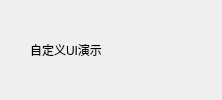
        <widget class="QWidget" name="wTitle" native="true">
         <property name="sizePolicy">
          <sizepolicy hsizetype="Preferred" vsizetype="Fixed">
           <horstretch>0</horstretch>
           <verstretch>0</verstretch>
          </sizepolicy>
         </property>
         <property name="minimumSize">
          <size>
           <width>100</width>
           <height>28</height>
          </size>
         </property>
         <layout class="QHBoxLayout" name="horizontalLayout_2">
          <property name="spacing">
           <number>0</number>
          </property>
          <property name="leftMargin">
           <number>0</number>
          </property>
          <property name="topMargin">
           <number>0</number>
          </property>
          <property name="rightMargin">
           <number>0</number>
          </property>
          <property name="bottomMargin">
           <number>0</number>
          </property>
          <item>
           <widget class="QLabel" name="lab_Ico">
            <property name="sizePolicy">
             <sizepolicy hsizetype="Minimum" vsizetype="Preferred">
              <horstretch>0</horstretch>
              <verstretch>0</verstretch>
             </sizepolicy>
            </property>
            <property name="minimumSize">
             <size>
              <width>30</width>
              <height>0</height>
             </size>
            </property>
            <property name="text">
             <string/>
            </property>
            <property name="alignment">
             <set>Qt::AlignCenter</set>
            </property>
           </widget>
          </item>
          <item>
           <widget class="QLabel" name="lab_Title">
            <property name="sizePolicy">
             <sizepolicy hsizetype="Expanding" vsizetype="Preferred">
              <horstretch>0</horstretch>
              <verstretch>0</verstretch>
             </sizepolicy>
            </property>
            <property name="text">
             <string>自定义UI演示</string>
            </property>
            <property name="alignment">
             <set>Qt::AlignLeading|Qt::AlignLeft|Qt::AlignVCenter</set>
            </property>
           </widget>
          </item>
          <item>
           <widget class="QWidget" name="widget_menu" native="true">
            <property name="sizePolicy">
             <sizepolicy hsizetype="Minimum" vsizetype="Preferred">
              <horstretch>0</horstretch>
              <verstretch>0</verstretch>
             </sizepolicy>
            </property>
            <layout class="QHBoxLayout" name="horizontalLayout_3">
             <property name="spacing">
              <number>0</number>
             </property>
             <property name="leftMargin">
              <number>0</number>
             </property>
             <property name="topMargin">
              <number>0</number>
             </property>
             <property name="rightMargin">
              <number>0</number>
             </property>
             <property name="bottomMargin">
              <number>0</number>
             </property>
             <item>
              <widget class="QPushButton" name="btnMenu_Min">
               <property name="sizePolicy">
                <sizepolicy hsizetype="Minimum" vsizetype="Minimum">
                 <horstretch>0</horstretch>
                 <verstretch>0</verstretch>
                </sizepolicy>
               </property>
               <property name="minimumSize">
                <size>
                 <width>40</width>
                 <height>30</height>
                </size>
               </property>
               <property name="maximumSize">
                <size>
                 <width>40</width>
                 <height>30</height>
                </size>
               </property>
               <property name="cursor">
                <cursorShape>ArrowCursor</cursorShape>
               </property>
               <property name="focusPolicy">
                <enum>Qt::NoFocus</enum>
               </property>
               <property name="toolTip">
                <string>最小化</string>
               </property>
               <property name="text">
                <string/>
               </property>
               <property name="flat">
                <bool>true</bool>
               </property>
              </widget>
             </item>
             <item>
              <widget class="QPushButton" name="btnMenu_Max">
               <property name="sizePolicy">
                <sizepolicy hsizetype="Minimum" vsizetype="Minimum">
                 <horstretch>0</horstretch>
                 <verstretch>0</verstretch>
                </sizepolicy>
               </property>
               <property name="minimumSize">
                <size>
                 <width>40</width>
                 <height>30</height>
                </size>
               </property>
               <property name="maximumSize">
                <size>
                 <width>40</width>
                 <height>30</height>
                </size>
               </property>
               <property name="cursor">
                <cursorShape>ArrowCursor</cursorShape>
               </property>
               <property name="focusPolicy">
                <enum>Qt::NoFocus</enum>
               </property>
               <property name="toolTip">
                <string>最大化</string>
               </property>
               <property name="text">
                <string/>
               </property>
               <property name="flat">
                <bool>true</bool>
               </property>
              </widget>
             </item>
             <item>
              <widget class="QPushButton" name="btnMenu_Close">
               <property name="sizePolicy">
                <sizepolicy hsizetype="Minimum" vsizetype="Minimum">
                 <horstretch>0</horstretch>
                 <verstretch>0</verstretch>
                </sizepolicy>
               </property>
               <property name="minimumSize">
                <size>
                 <width>40</width>
                 <height>30</height>
                </size>
               </property>
               <property name="maximumSize">
                <size>
                 <width>40</width>
                 <height>30</height>
                </size>
               </property>
               <property name="cursor">
                <cursorShape>ArrowCursor</cursorShape>
               </property>
               <property name="focusPolicy">
                <enum>Qt::NoFocus</enum>
               </property>
               <property name="toolTip">
                <string>关闭</string>
               </property>
               <property name="text">
                <string/>
               </property>
               <property name="flat">
                <bool>true</bool>
               </property>
              </widget>
             </item>
            </layout>
           </widget>
          </item>
         </layout>
        </widget>
